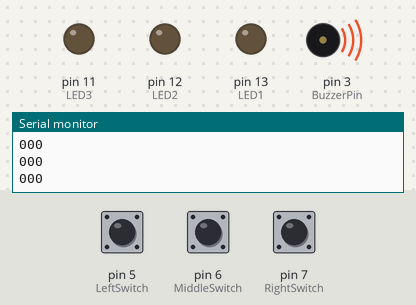
The sketch below on a simulated Arduino Uno, built with avr-gcc and run on an emulated ATmega328P. On the bench: output pins drawn as LEDs (lit = HIGH), buzzer (waves = sounding), the last lines printed to the serial monitor. The test bench sets the inputs (shaded band); at power-on: pin 5 (LeftSwitch) LOW, pin 6 (MiddleSwitch) LOW, pin 7 (RightSwitch) LOW.

Above: at 1.2 s.
1.3 s: pin 5 (LeftSwitch) pulled HIGH for 0.15 s
At 1.4 s:
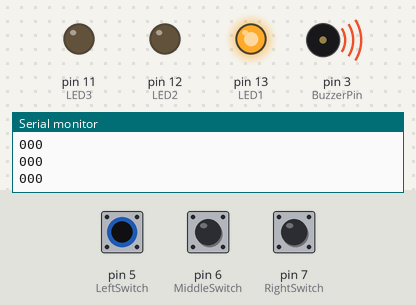
3.0 s: pin 6 (MiddleSwitch) pulled HIGH for 0.15 s
At 3.1 s:
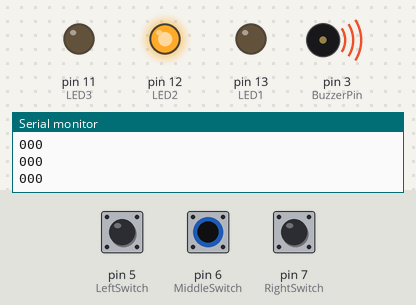
4.7 s: pin 7 (RightSwitch) pulled HIGH for 0.15 s
At 4.81 s:
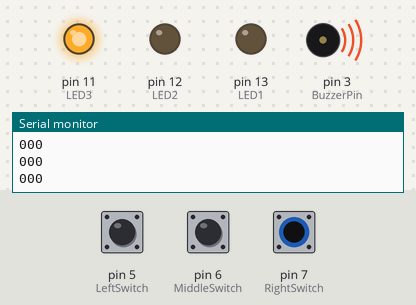
6.4 s: pin 7 (RightSwitch) pulled HIGH for 3.2 s
At 10.8 s:
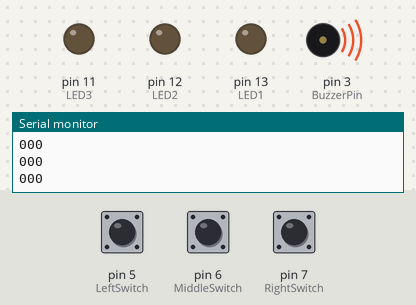
11.1 s: pin 5 (LeftSwitch) pulled HIGH for 3.2 s
At 12.1 s:
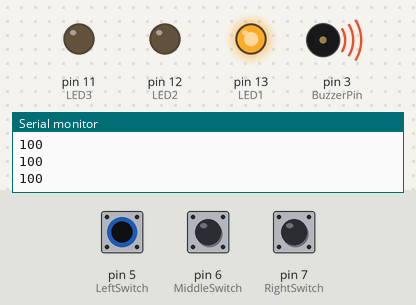
15.8 s: pin 5 (LeftSwitch) driven HIGH and pin 6 (MiddleSwitch) driven HIGH
At 16.1 s:
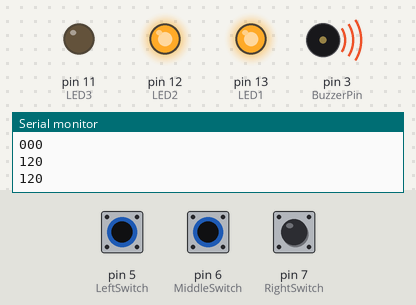
Timing chart, 0 to 18.3 s (numbered marks = the images above; inputs shaded):
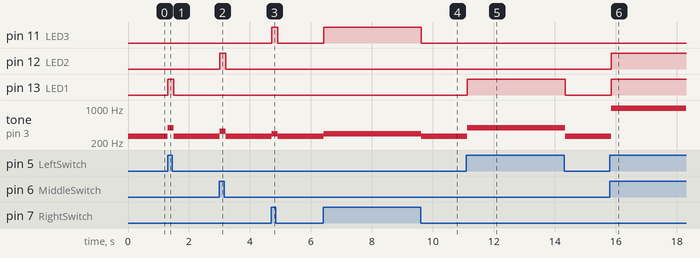

Measured:
- after the input at 1.3 s, pin 13 (LED1): LOW → HIGH at once, → LOW 0.20 s later; tone on pin 3 (BuzzerPin): 262 Hz → 392 Hz at once, → 262 Hz 0.20 s later
- after the input at 3.0 s, pin 12 (LED2): LOW → HIGH at once, → LOW 0.20 s later; tone on pin 3 (BuzzerPin): 262 Hz → 330 Hz at once, → 262 Hz 0.20 s later
- after the input at 4.7 s, pin 11 (LED3): LOW → HIGH at once, → LOW 0.20 s later; tone on pin 3 (BuzzerPin): 262 Hz → 294 Hz at once, → 262 Hz 0.20 s later
- after the input at 6.4 s, pin 11 (LED3): LOW → HIGH at once, → LOW 3.2 s later; tone on pin 3 (BuzzerPin): 262 Hz → 294 Hz at once, → 262 Hz 3.2 s later
- after the input at 11.1 s, pin 13 (LED1): LOW → HIGH at once, → LOW 3.2 s later; tone on pin 3 (BuzzerPin): 262 Hz → 392 Hz at once, → 262 Hz 3.2 s later
- after the input at 15.8 s, pin 12 (LED2), pin 13 (LED1): LOW → HIGH at once; tone on pin 3 (BuzzerPin): 262 Hz → 988 Hz at once

The sketch:

eyebrow_serial.ino
```cpp
#include "pitches.h"

// set pin numbers for the five buttons:
const int LeftSwitch = 5;
const int MiddleSwitch = 6;
const int RightSwitch = 7;
const int BuzzerPin = 3;

const int LED1 = 13;     // the number of the pushbutton pin
const int LED2 = 12;     // the number of the pushbutton pin
const int LED3 = 11;     // the number of the pushbutton pin

int delay_time = 100;

void setup() {
  // initialize the buttons' inputs:
  pinMode(LeftSwitch, INPUT);
  pinMode(MiddleSwitch, INPUT);
  pinMode(RightSwitch, INPUT);
  pinMode(BuzzerPin, OUTPUT);

  pinMode(LED1,      OUTPUT);
  pinMode(LED2,      OUTPUT);
  pinMode(LED3,      OUTPUT);
  Serial.begin(9600);
}

void loop() {
  // read the buttons:
  int LeftState = digitalRead(LeftSwitch);
  int MiddleState = digitalRead(MiddleSwitch);
  int RightState = digitalRead(RightSwitch);

  if (LeftState == HIGH){
    digitalWrite(LED1, HIGH);
  }
  else{
    digitalWrite(LED1, LOW);
  }
  if (MiddleState == HIGH){
    digitalWrite(LED2, HIGH);
  }
  else{
    digitalWrite(LED2, LOW);
  }
  if (RightState == HIGH){
    digitalWrite(LED3, HIGH);
  }
  else{
    digitalWrite(LED3, LOW);
  }

  // calculate the movement distance based on the button states:
  if(LeftState == LOW && MiddleState == LOW && RightState == LOW){
    tone(BuzzerPin, NOTE_C4);
  }
  else if(LeftState == LOW && MiddleState == LOW && RightState == HIGH){
    tone(BuzzerPin, NOTE_D4);
  }
  else if(LeftState == LOW && MiddleState == HIGH && RightState == LOW){
    tone(BuzzerPin, NOTE_E4);
  }
  else if(LeftState == LOW && MiddleState == HIGH && RightState == HIGH){
    tone(BuzzerPin, NOTE_F4);
  }
  else if(LeftState == HIGH && MiddleState == LOW && RightState == LOW){
    tone(BuzzerPin, NOTE_G4);
  }
  else if(LeftState == HIGH && MiddleState == LOW && RightState == HIGH){
    tone(BuzzerPin, NOTE_A5);
  }
  else if(LeftState == HIGH && MiddleState == HIGH && RightState == LOW){
    tone(BuzzerPin, NOTE_B5);
  }
  else if(LeftState == HIGH && MiddleState == HIGH && RightState == HIGH){
    tone(BuzzerPin, NOTE_C5);
  }
  // a delay so the mouse doesn't move too fast:
  delay(100);
  Serial.print(LeftState * 1);
  Serial.print(MiddleState * 2);
  Serial.print(RightState * 4);
  Serial.print(" ");
  Serial.print("\n");
}
```

pitches.h
```cpp
/*************************************************
 * Public Constants
 *************************************************/

#define NOTE_B0  31
#define NOTE_C1  33
#define NOTE_CS1 35
#define NOTE_D1  37
#define NOTE_DS1 39
#define NOTE_E1  41
#define NOTE_F1  44
#define NOTE_FS1 46
#define NOTE_G1  49
#define NOTE_GS1 52
#define NOTE_A1  55
#define NOTE_AS1 58
#define NOTE_B1  62
#define NOTE_C2  65
#define NOTE_CS2 69
#define NOTE_D2  73
#define NOTE_DS2 78
#define NOTE_E2  82
#define NOTE_F2  87
#define NOTE_FS2 93
#define NOTE_G2  98
#define NOTE_GS2 104
#define NOTE_A2  110
#define NOTE_AS2 117
#define NOTE_B2  123
#define NOTE_C3  131
#define NOTE_CS3 139
#define NOTE_D3  147
#define NOTE_DS3 156
#define NOTE_E3  165
#define NOTE_F3  175
#define NOTE_FS3 185
#define NOTE_G3  196
#define NOTE_GS3 208
#define NOTE_A3  220
#define NOTE_AS3 233
#define NOTE_B3  247
#define NOTE_C4  262
#define NOTE_CS4 277
#define NOTE_D4  294
#define NOTE_DS4 311
#define NOTE_E4  330
#define NOTE_F4  349
#define NOTE_FS4 370
#define NOTE_G4  392
#define NOTE_GS4 415
#define NOTE_A4  440
#define NOTE_AS4 466
#define NOTE_B4  494
#define NOTE_C5  523
#define NOTE_CS5 554
#define NOTE_D5  587
#define NOTE_DS5 622
#define NOTE_E5  659
#define NOTE_F5  698
#define NOTE_FS5 740
#define NOTE_G5  784
#define NOTE_GS5 831
#define NOTE_A5  880
#define NOTE_AS5 932
#define NOTE_B5  988
#define NOTE_C6  1047
#define NOTE_CS6 1109
#define NOTE_D6  1175
#define NOTE_DS6 1245
#define NOTE_E6  1319
#define NOTE_F6  1397
#define NOTE_FS6 1480
#define NOTE_G6  1568
#define NOTE_GS6 1661
#define NOTE_A6  1760
#define NOTE_AS6 1865
#define NOTE_B6  1976
#define NOTE_C7  2093
#define NOTE_CS7 2217
#define NOTE_D7  2349
#define NOTE_DS7 2489
#define NOTE_E7  2637
#define NOTE_F7  2794
#define NOTE_FS7 2960
#define NOTE_G7  3136
#define NOTE_GS7 3322
#define NOTE_A7  3520
#define NOTE_AS7 3729
#define NOTE_B7  3951
#define NOTE_C8  4186
#define NOTE_CS8 4435
#define NOTE_D8  4699
#define NOTE_DS8 4978
```
